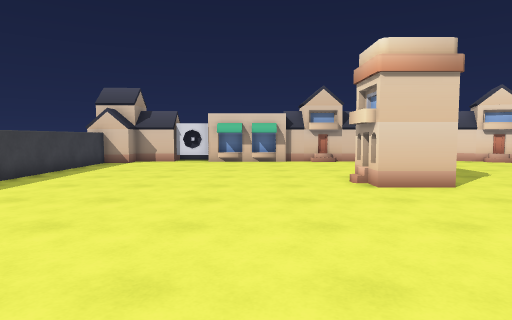
View 1 (above)

24 first-person views from a walk through a Unity game level. The camera is 1.3 m above the floor, tilts 4° down and sees 75° across. The floor is counted in squares, 1 m on a side. Each view is taken from the middle of a square. On the plan, view 1 faces up. The plan holds only what a view shows up to about 14 squares ahead; the rest is blank. The player character is not drawn. Some animated figures are not drawn.

View 2
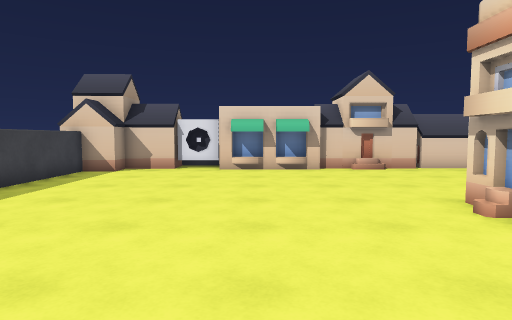

View 3
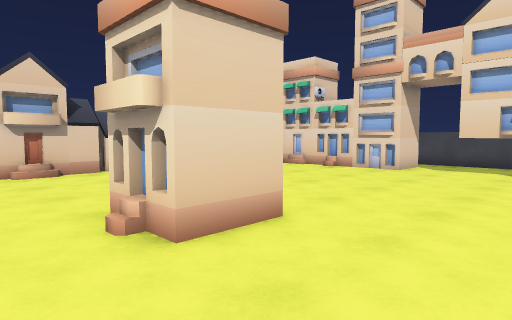

View 4
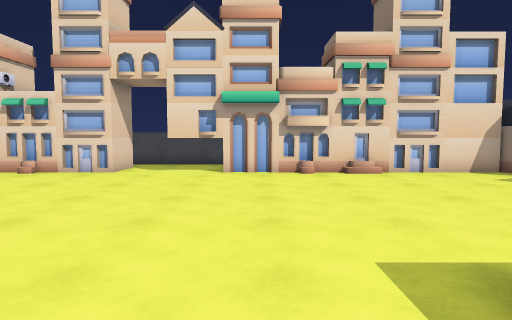

View 5
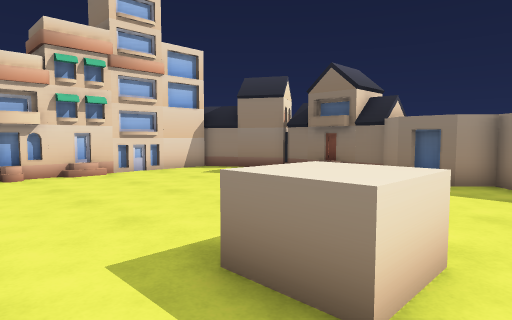

View 6
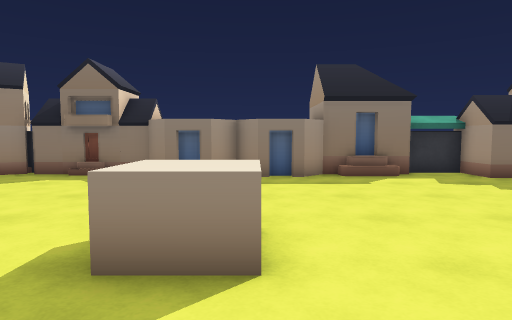

View 7
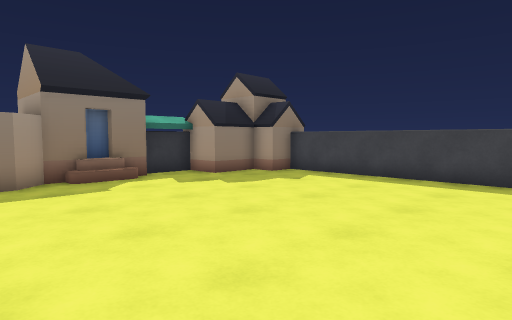

View 8
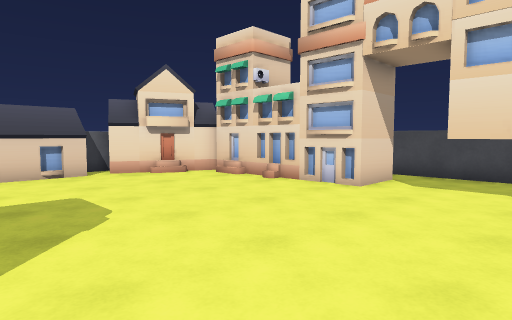

View 9
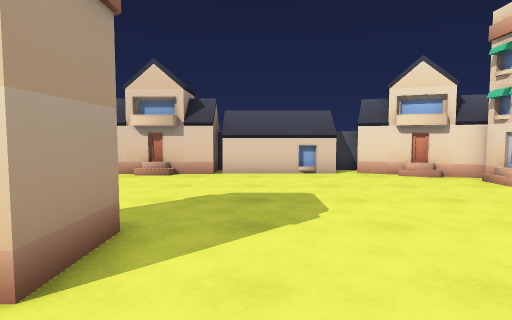

View 10
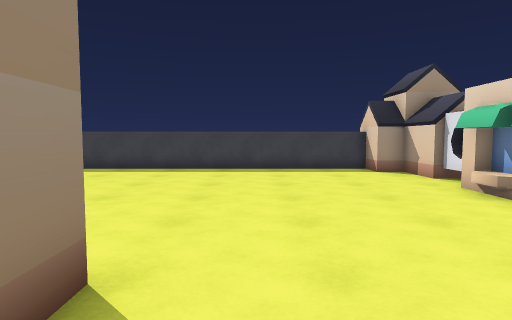

View 11
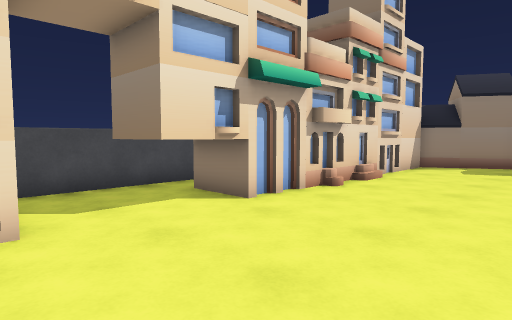

View 12
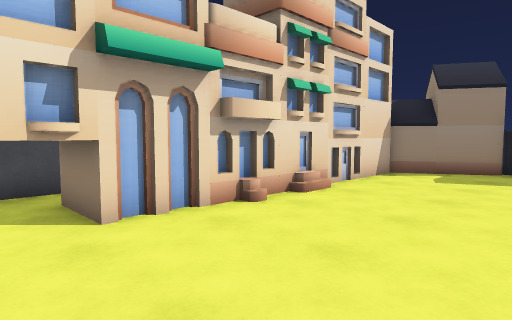

View 13
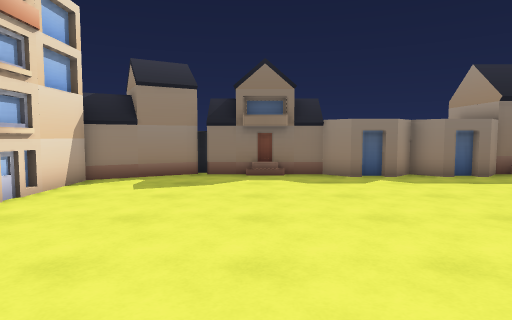

View 14
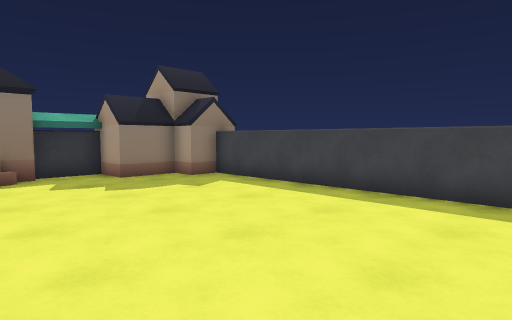

View 15
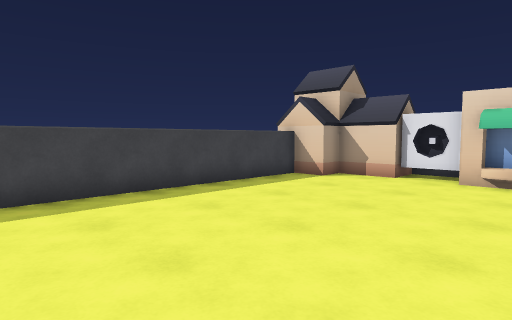

View 16
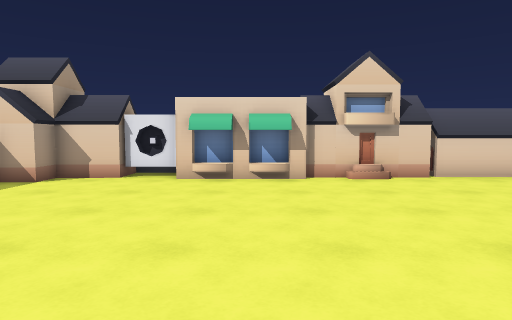

View 17
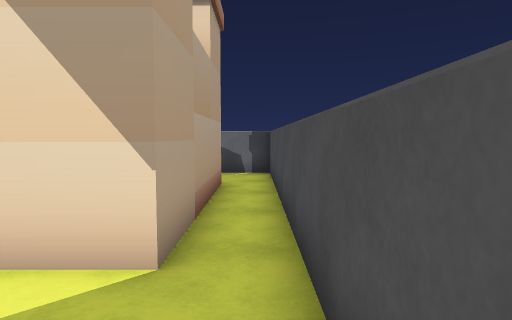

View 18
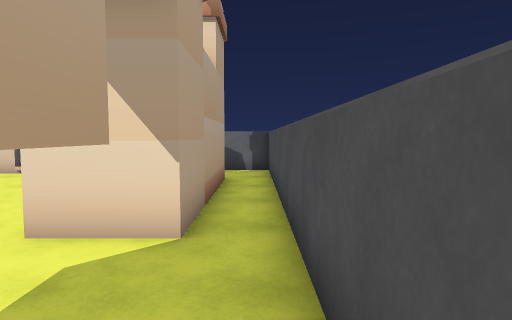

View 19
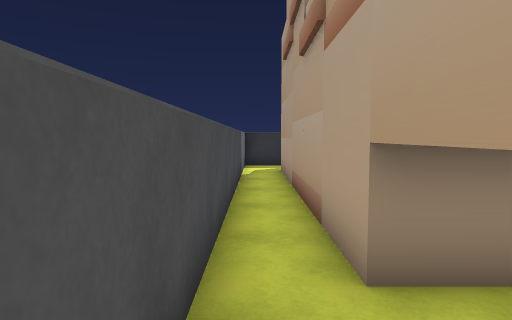

View 20
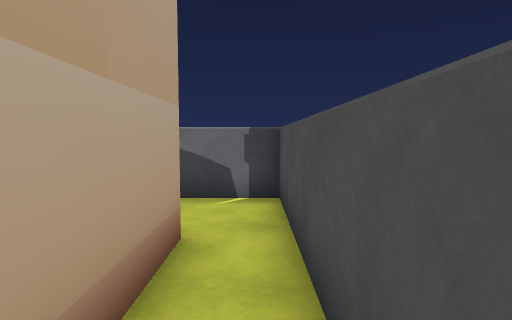

View 21
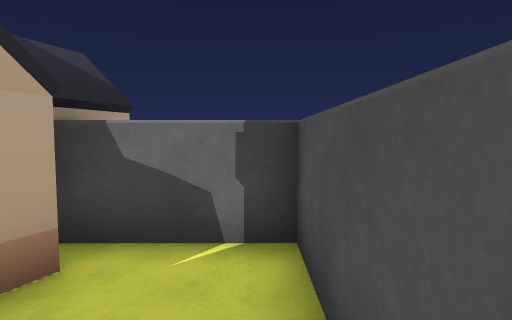

View 22
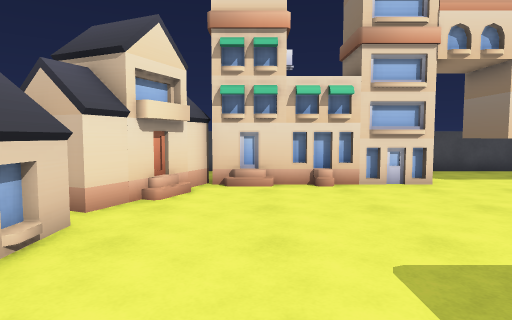

View 23
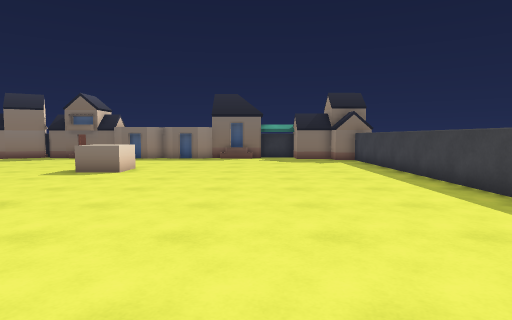

View 24
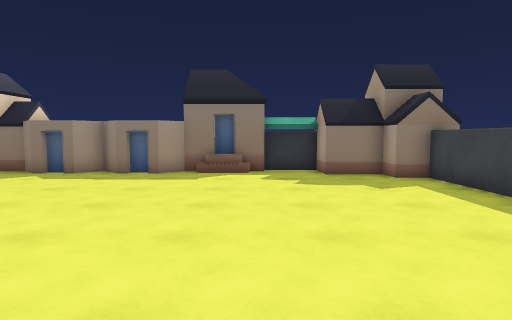

### Floor plan
Key: @ floor where view 1 was taken; # wall or solid block; . floor; ^ raised ledge; T thing the floor can be seen under or through; O other object.
Columns run from 8 left of view 1 to 18 right of it. Each row starts with its distance up from view 1.
 21                       O
 20                       OO
 19   O ###   OOOO#OOO##OOO###^
 18 OOOOOO####OOOOOOOOOOOO O..^
 17 OOO...####.OO.......OOOO..^
 16 #.....................O O.^
 15 #.....................O O.^
 14 #.....................###.^
 13 #.....................###.^
 12 #.....................#O#.^
 11 #.....................O O.^
 10 #..........###........OOO.^
  9 #..........###............^
  8 #.....................TTT.^
  7 #.....................T T.^
  6 #.....................TO#.^
  5 #.....................O O.^
  4 #.....................OOO.^
  3 #..........^^.........OOO.^
  2 #..........^^.........OOO.^
  1 #.....................O O.^
  0 #.......@.............OOO.^
 -1 #.....................O O.^
 -2 #.....................O O.^
 -3 #.....................O O.^
 -4 OO....................O O.^
 -5 OOOO...OO^^^^^^.OO..OOOO..
 -6   OO#O###^  ^  OOOO#OOO
 -7                OOO  O

Where each view was taken, in squares from view 1:
view 1: 0 up, 0 right, facing up
view 2: 4 up, 1 left, facing up
view 3: 5 up, 1 right, facing up-right
view 4: 5 up, 2 right, facing right
view 5: 5 up, 2 right, facing down-right
view 6: 6 up, 3 right, facing down
view 7: 5 up, 3 right, facing down-left
view 8: 6 up, 6 right, facing up-right
view 9: 6 up, 7 right, facing up
view 10: 12 up, 6 right, facing left
view 11: 11 up, 9 right, facing down-right
view 12: 8 up, 9 right, facing down-right
view 13: 6 up, 9 right, facing down
view 14: 6 up, 0 right, facing down-left
view 15: 7 up, 0 right, facing up-left
view 16: 7 up, 0 right, facing up
view 17: 7 up, 17 right, facing up
view 18: 6 up, 17 right, facing up
view 19: 9 up, 17 right, facing down
view 20: 12 up, 17 right, facing up
view 21: 15 up, 17 right, facing up
view 22: 15 up, 5 right, facing right
view 23: 15 up, 2 left, facing down
view 24: 7 up, 2 left, facing down
